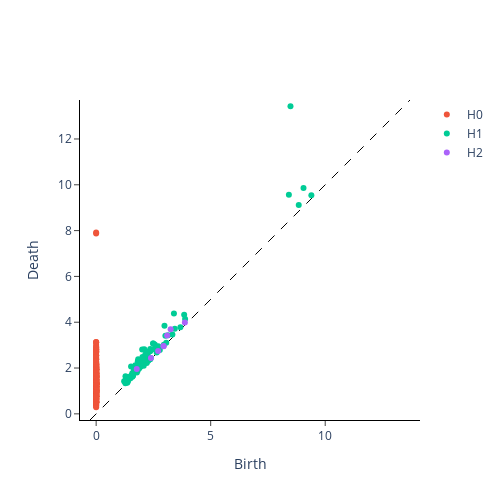

The cell this chart's notebook holds for it:
### Code cell
print("Persistence diagram for precipitation periodic signal")
periodic_persistence.fit_transform_plot(pr_periodic_embedded)
plt.show()
